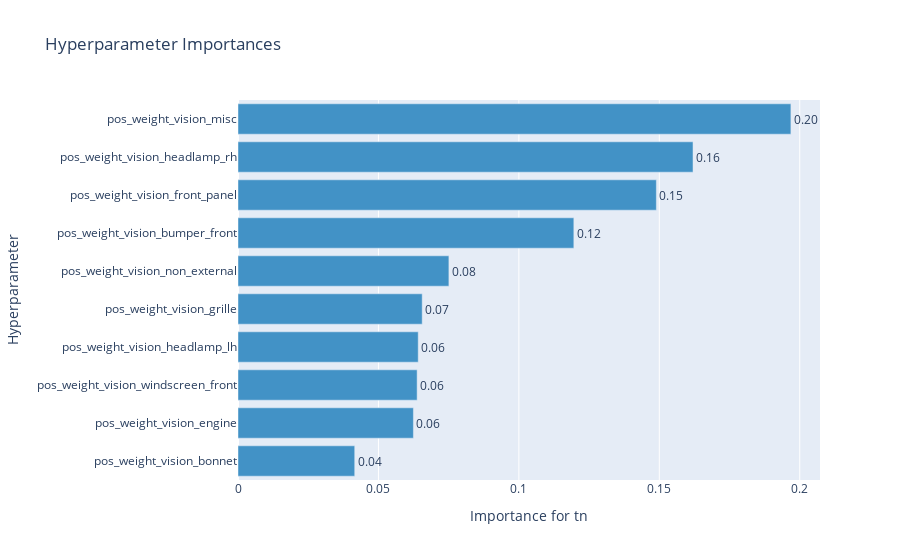

The notebook cell this image was saved under:
### Code cell
plot_param_importances(study, target=lambda t: t.values[2], target_name='tn')

### Figure 1 — Plotly figure (JSON) as saved in the notebook; plotly's stock layout.template omitted (floating-point values rounded to 4 significant figures)
{"data": [{"cliponaxis": false, "hovertemplate": ["pos_weight_vision_bonnet (FloatDistribution): 0.04156140273784215<extra></extra>", "pos_weight_vision_engine (FloatDistribution): 0.06244973671607923<extra></extra>", "pos_weight_vision_windscreen_front (FloatDistribution): 0.06377796012762697<extra></extra>", "pos_weight_vision_headlamp_lh (FloatDistribution): 0.06416643678119144<extra></extra>", "pos_weight_vision_grille (FloatDistribution): 0.06558294825492215<extra></extra>", "pos_weight_vision_non_external (FloatDistribution): 0.07508797276991329<extra></extra>", "pos_weight_vision_bumper_front (FloatDistribution): 0.11956916445041114<extra></extra>", "pos_weight_vision_front_panel (FloatDistribution): 0.14894933439438499<extra></extra>", "pos_weight_vision_headlamp_rh (FloatDistribution): 0.16200341066142984<extra></extra>", "pos_weight_vision_misc (FloatDistribution): 0.19685163310619883<extra></extra>"], "marker": {"color": "rgb(66,146,198)"}, "orientation": "h", "text": ["0.04", "0.06", "0.06", "0.06", "0.07", "0.08", "0.12", "0.15", "0.16", "0.20"], "textposition": "outside", "type": "bar", "x": [0.04156, 0.06245, 0.06378, 0.06417, 0.06558, 0.07509, 0.1196, 0.1489, 0.162, 0.1969], "y": ["pos_weight_vision_bonnet", "pos_weight_vision_engine", "pos_weight_vision_windscreen_front", "pos_weight_vision_headlamp_lh", "pos_weight_vision_grille", "pos_weight_vision_non_external", "pos_weight_vision_bumper_front", "pos_weight_vision_front_panel", "pos_weight_vision_headlamp_rh", "pos_weight_vision_misc"]}], "layout": {"showlegend": false, "title": {"text": "Hyperparameter Importances"}, "xaxis": {"title": {"text": "Importance for tn"}}, "yaxis": {"title": {"text": "Hyperparameter"}}}}
